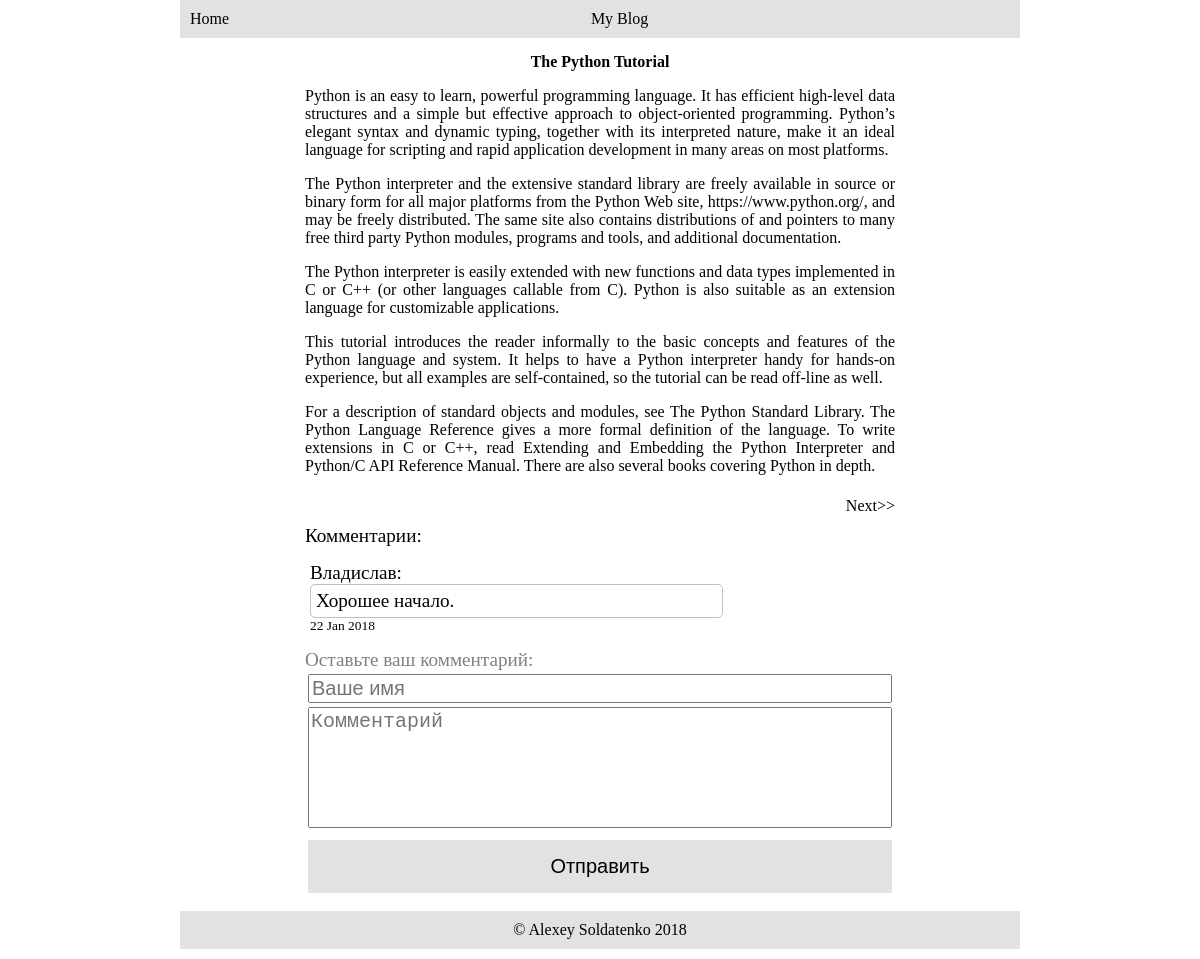
The page /article_1 on the database its author committed.
### articles/models.py (models this page shows, shortened)
class Article(models.Model):
	title = models.CharField(max_length=200)
	publish_date = models.DateTimeField(auto_now_add=True)
	text = models.TextField()
	tags = models.ManyToManyField(Tag)

class Comment(models.Model):
	author = models.CharField(max_length=200)
	date = models.DateTimeField(auto_now_add=True)
	text = models.TextField()
	article = models.ForeignKey(Article)

### articles/views.py (the view, shortened to what this page needs)
# urls.py: url(r'^article_(?P<article_id>\d+)$', 'articles.views.show_article'),
def show_article(request, article_id):
	if request.method == 'GET':
		try:
			article_id = int(article_id)
			article = Article.objects.get(id = article_id)
			comments = Comment.objects.filter(article = article)
			try:
				next_article = Article.objects.get(id = article_id +1)
			except:
				next_article = None
			try:
				previous_article = Article.objects.get(id = article_id -1)
			except:
				previous_article = None
			return render(request, 'article.html', {'article': article, 'next': next_article, 'previous':previous_article, 'comments': comments})
		except Exception as err:
			return HttpResponse("Article not found")

### templates/article.html (shortened to what this page needs)
<!DOCTYPE html>
{%load staticfiles%}
<html>
<head>
	<link rel="stylesheet" type="text/css" href="{% static 'css/article.css' %}">
</head>
<body>
<div id="head">
<span style="float: left;"><a href="/">Home</a></span>
<span>My Blog</span>
</div>
<div class="center_box">
	<div style="text-align: center;"><b>{{article.title}}</b></div>
	<div class="text">{{article.text|linebreaks}}</div>
	<div style="margin-top: 10px;">
		{%if next%}
		<span style="float: right"><a href="/article_{{next.id}}">Next&gt;&gt;</a></span>
		{%endif%}
	</div>
	<div class="comments_box">
	{%if comments%}
		<span style="font-size: 1.2em;">Комментарии:</span>
		{%for comment in comments%}
			<div style="height: 10px; background: white;"></div>
			<div class="comment">
			<div>{{comment.author}}:</div>
			<div class="comment_text">{{comment.text}}</div>
			<div style="font-size: 0.7em;">{{comment.date|date:"d M Y"}}</div>
			</div>
		{%endfor%}
	{%endif%}
	</div>
	<div class="comment_form">
	<span style="color: gray; font-size: 1.2em;">Оставьте ваш комментарий:</span>
		<table style="width: 100%;">
		<form action="/article_{{article.id}}" method="post">
			<tr>
				<td><input type="text" name="name" placeholder="Ваше имя" required></td>
			</tr>
			<tr>
				<td><textarea rows="5" name="text" placeholder="Комментарий" required></textarea></td>
			</tr>
			<tr>
				<td><input type="text" name="article_id" value="{{article.id}}" hidden></td>
			</tr>
			<tr>
				<td style="text-align: right;"><input type="submit" value="Отправить"></td>
			</tr>
		</form>
		</table>
	</div>
</div>
<div id="footer">&copy; Alexey Soldatenko 2018</div>
</body>
</html>

### static/css/article.css (style rules this page uses)
body { margin: 0; padding: 0; }
#head, #footer { clear: both; background: #E2E2E2; padding: 10px; width: 70%; margin: 0 auto; text-align: center; margin-bottom: 10px; box-sizing: border-box; }
a { color: inherit; text-decoration: none; }
.center_box { width: 50%; margin: auto; box-sizing: border-box; padding: 5px; }
.text { text-align: justify; min-height: 50vh; }
.comments_box { margin-top: 10px; box-sizing: border-box; }
.comment { padding: 5px; font-size: 1.2em; background: white; width: 70%; }
.comment_text { padding: inherit; font-size: inherit; border: 1px solid #C0C0C0; border-radius: 5px; }
.comment_form { box-sizing: border-box; margin: 10px auto; }
input[type="text"] { width: 100%; box-sizing: border-box; font-size: 20px; }
textarea { width: 100%; box-sizing: border-box; resize: none; font-size: 20px; }
input[type="submit"] { width: 100%; padding: 15px; font-size: 20px; background: #E2E2E2; border: none; cursor: pointer; }

### rows shown on the page
Article: title "The Python Tutorial", text "Python is an easy to learn, powerful programming language. It has efficient high-level data structures and a simple but effective approach to object-oriented programming. Python’s elegant syntax and dynamic typing, together with its interpreted nature, make it an ideal language for scripting and rapid application development in many areas on most platforms. The Python interpreter and the extensive standard library are freely available in source or binary form for all major platforms from the Python Web site, https://www.python.org/, and may be freely distributed. The same site also contains distributions of and pointers to many free third party Python modules, programs and tools, and…"
Comment: author "Владислав", text "Хорошее начало.", date "22 Jan 2018"
